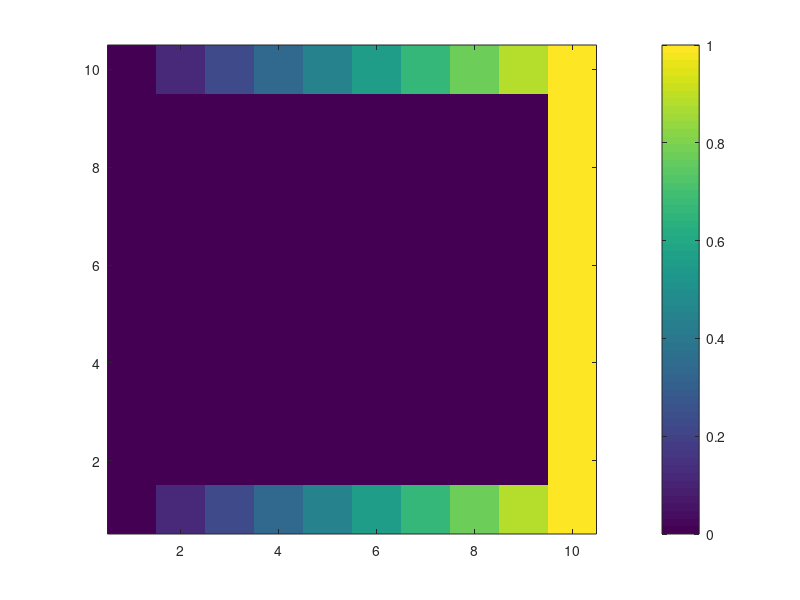
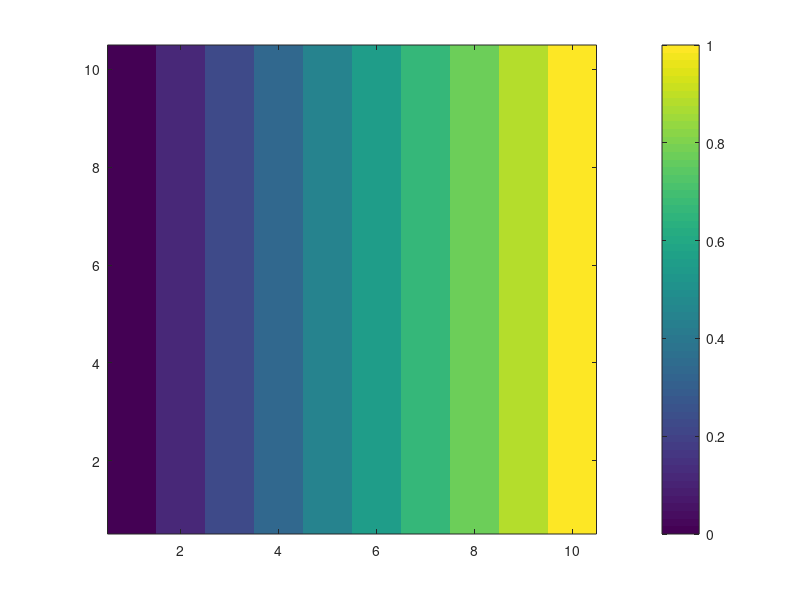

These charts were generated, in order, by the following MATLAB code:
clear
close
clc;
nx=10;
ny=10;

count=0;
tfinal=1;
xlength=1;
ylength=1;
dx=xlength/(nx-1);
dy=ylength/(ny-1);

disp(' ')
disp(' Explicit Time Stepping, 2D Heat Equation')
disp(' ')

alpha=0.25;
dt1=alpha*dx^2;
dt2=alpha*dy^2;
dt=min(dt1,dt2);

for i=1:nx;
    for j=1:ny;
        T(i,j)=0;
    end
end
% start values 0.d0 on x for y=0 
for i=1:nx;
    T(i,1)=0;
end
% start values 1.d0 on x for y=1 
for i=1:nx;
    T(i,ny)=1;
end
% start values 1.d0 on y for x=0 
for j=2:ny-1;
    T(1,j)=T(1,j-1) + dy;
end
% start values 1.d0 on y for x=1 
for j=2:ny-1;
    T(nx,j)=T(nx,j-1) + dy;
end

imagesc(T);     
axis xy;   colorbar;  axis square;  axis image;
disp('pause'), disp(' '), pause

for i=1:nx;
    for j=1:ny;
        Tnew(i,j)=T(i,j);
    end
end

dphimax=1.0e+08; tolerance=1.0e-05;
time=0; itmax = 15000; it = 0;
% explicit time iteration 
tstart = tic;
while (dphimax>=tolerance & it < itmax);
    it = it+1
    time=time +dt;
    dphimax = 0; 
    for i=2:nx-1;
        for j=2:ny-1;
            dphi=dt*(T(i+1,j)-2*T(i,j)+T(i-1,j))/dx^2+ ...
                      dt*(T(i,j+1)-2*T(i,j)+T(i,j-1))/dy^2;
            Tnew(i,j)=T(i,j) + dphi;
            % max update
            dphimax = max(dphimax, dphi); 
        end
    end
    for i=1:nx;
        for j=1:ny;
            T(i,j)=Tnew(i,j);
        end
    end 
%    it
%    imagesc(T);      
%    axis xy;   colorbar;  axis square;  axis image;
%    disp('pause'), disp(' '), pause
end
telapsed = toc(tstart);
fprintf('[Explizit Time Stepping] in %d-iteration\n',it); 
fprintf('[Explizit Time Stepping] in %f sec.\n', telapsed );
    figure; 
imagesc(T); 
axis xy;   colorbar;  axis square;  axis image;
